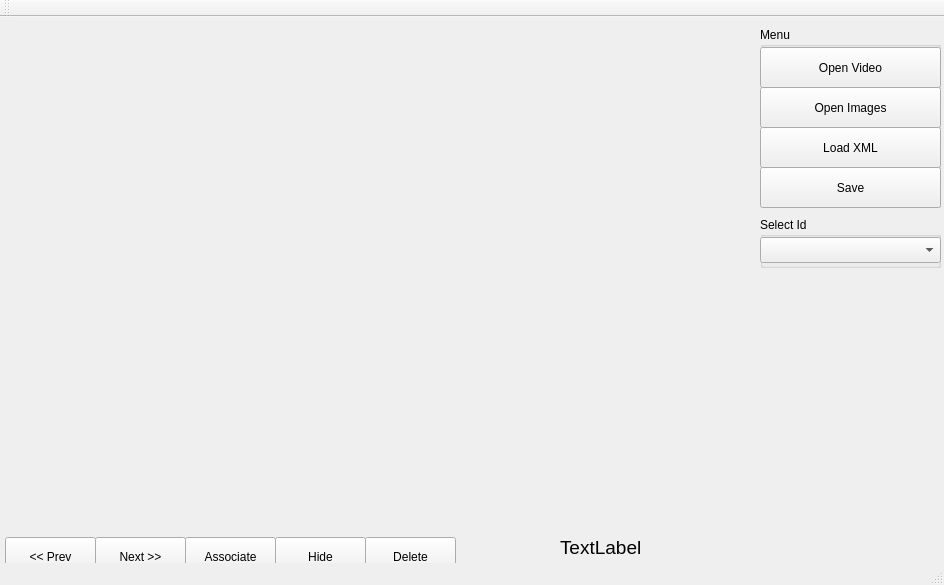
<?xml version="1.0" encoding="UTF-8"?>
<ui version="4.0">
 <class>MainWindow</class>
 <widget class="QMainWindow" name="MainWindow">
  <property name="enabled">
   <bool>true</bool>
  </property>
  <property name="geometry">
   <rect>
    <x>0</x>
    <y>0</y>
    <width>944</width>
    <height>585</height>
   </rect>
  </property>
  <property name="sizePolicy">
   <sizepolicy hsizetype="Fixed" vsizetype="Fixed">
    <horstretch>0</horstretch>
    <verstretch>0</verstretch>
   </sizepolicy>
  </property>
  <property name="windowTitle">
   <string>Video Annotation Tool</string>
  </property>
  <property name="toolButtonStyle">
   <enum>Qt::ToolButtonFollowStyle</enum>
  </property>
  <property name="animated">
   <bool>false</bool>
  </property>
  <property name="dockOptions">
   <set>QMainWindow::AllowTabbedDocks</set>
  </property>
  <property name="unifiedTitleAndToolBarOnMac">
   <bool>false</bool>
  </property>
  <widget class="QWidget" name="centralWidget">
   <property name="layoutDirection">
    <enum>Qt::LeftToRight</enum>
   </property>
   <property name="autoFillBackground">
    <bool>false</bool>
   </property>
   <widget class="MouseLabel" name="image">
    <property name="geometry">
     <rect>
      <x>10</x>
      <y>10</y>
      <width>741</width>
      <height>501</height>
     </rect>
    </property>
    <property name="cursor">
     <cursorShape>CrossCursor</cursorShape>
    </property>
    <property name="mouseTracking">
     <bool>true</bool>
    </property>
    <property name="focusPolicy">
     <enum>Qt::ClickFocus</enum>
    </property>
    <property name="text">
     <string/>
    </property>
   </widget>
   <widget class="QWidget" name="menuWidget" native="true">
    <property name="geometry">
     <rect>
      <x>760</x>
      <y>10</y>
      <width>181</width>
      <height>181</height>
     </rect>
    </property>
    <widget class="QPushButton" name="save">
     <property name="geometry">
      <rect>
       <x>0</x>
       <y>140</y>
       <width>181</width>
       <height>41</height>
      </rect>
     </property>
     <property name="text">
      <string>Save</string>
     </property>
    </widget>
    <widget class="QPushButton" name="openVideo">
     <property name="geometry">
      <rect>
       <x>0</x>
       <y>20</y>
       <width>181</width>
       <height>41</height>
      </rect>
     </property>
     <property name="text">
      <string>Open Video</string>
     </property>
    </widget>
    <widget class="QGroupBox" name="buttonBox">
     <property name="geometry">
      <rect>
       <x>0</x>
       <y>0</y>
       <width>181</width>
       <height>181</height>
      </rect>
     </property>
     <property name="title">
      <string>Menu</string>
     </property>
    </widget>
    <widget class="QPushButton" name="openImages">
     <property name="geometry">
      <rect>
       <x>0</x>
       <y>60</y>
       <width>181</width>
       <height>41</height>
      </rect>
     </property>
     <property name="text">
      <string>Open Images</string>
     </property>
    </widget>
    <widget class="QPushButton" name="loadXML">
     <property name="geometry">
      <rect>
       <x>0</x>
       <y>100</y>
       <width>181</width>
       <height>41</height>
      </rect>
     </property>
     <property name="text">
      <string>Load XML</string>
     </property>
    </widget>
    <zorder>buttonBox</zorder>
    <zorder>openImages</zorder>
    <zorder>openVideo</zorder>
    <zorder>save</zorder>
    <zorder>loadXML</zorder>
   </widget>
   <widget class="QWidget" name="buttonWidget" native="true">
    <property name="geometry">
     <rect>
      <x>5</x>
      <y>520</y>
      <width>451</width>
      <height>41</height>
     </rect>
    </property>
    <widget class="QPushButton" name="next">
     <property name="geometry">
      <rect>
       <x>90</x>
       <y>0</y>
       <width>91</width>
       <height>40</height>
      </rect>
     </property>
     <property name="text">
      <string>Next &gt;&gt;</string>
     </property>
    </widget>
    <widget class="QPushButton" name="prev">
     <property name="geometry">
      <rect>
       <x>0</x>
       <y>0</y>
       <width>91</width>
       <height>40</height>
      </rect>
     </property>
     <property name="text">
      <string>&lt;&lt; Prev</string>
     </property>
    </widget>
    <widget class="QPushButton" name="associate">
     <property name="geometry">
      <rect>
       <x>180</x>
       <y>0</y>
       <width>91</width>
       <height>40</height>
      </rect>
     </property>
     <property name="text">
      <string>Associate</string>
     </property>
    </widget>
    <widget class="QPushButton" name="hide">
     <property name="geometry">
      <rect>
       <x>270</x>
       <y>0</y>
       <width>91</width>
       <height>40</height>
      </rect>
     </property>
     <property name="text">
      <string>Hide</string>
     </property>
    </widget>
    <widget class="QPushButton" name="delete_">
     <property name="geometry">
      <rect>
       <x>360</x>
       <y>0</y>
       <width>91</width>
       <height>40</height>
      </rect>
     </property>
     <property name="text">
      <string>Delete</string>
     </property>
    </widget>
   </widget>
   <widget class="QLabel" name="frameLabel">
    <property name="geometry">
     <rect>
      <x>560</x>
      <y>520</y>
      <width>191</width>
      <height>20</height>
     </rect>
    </property>
    <property name="font">
     <font>
      <pointsize>14</pointsize>
      <weight>50</weight>
      <bold>false</bold>
      <strikeout>false</strikeout>
     </font>
    </property>
    <property name="text">
     <string>TextLabel</string>
    </property>
   </widget>
   <widget class="QGroupBox" name="selectId">
    <property name="geometry">
     <rect>
      <x>760</x>
      <y>200</y>
      <width>181</width>
      <height>51</height>
     </rect>
    </property>
    <property name="title">
     <string>Select Id</string>
    </property>
    <widget class="QComboBox" name="idBox">
     <property name="geometry">
      <rect>
       <x>0</x>
       <y>20</y>
       <width>181</width>
       <height>26</height>
      </rect>
     </property>
    </widget>
   </widget>
  </widget>
  <widget class="QMenuBar" name="menuBar">
   <property name="geometry">
    <rect>
     <x>0</x>
     <y>0</y>
     <width>944</width>
     <height>22</height>
    </rect>
   </property>
  </widget>
  <widget class="QToolBar" name="mainToolBar">
   <attribute name="toolBarArea">
    <enum>TopToolBarArea</enum>
   </attribute>
   <attribute name="toolBarBreak">
    <bool>false</bool>
   </attribute>
  </widget>
  <widget class="QStatusBar" name="statusBar"/>
 </widget>
 <layoutdefault spacing="6" margin="11"/>
 <customwidgets>
  <customwidget>
   <class>MouseLabel</class>
   <extends>QLabel</extends>
   <header location="global">mouselabel.h</header>
  </customwidget>
 </customwidgets>
 <resources/>
 <connections/>
</ui>
